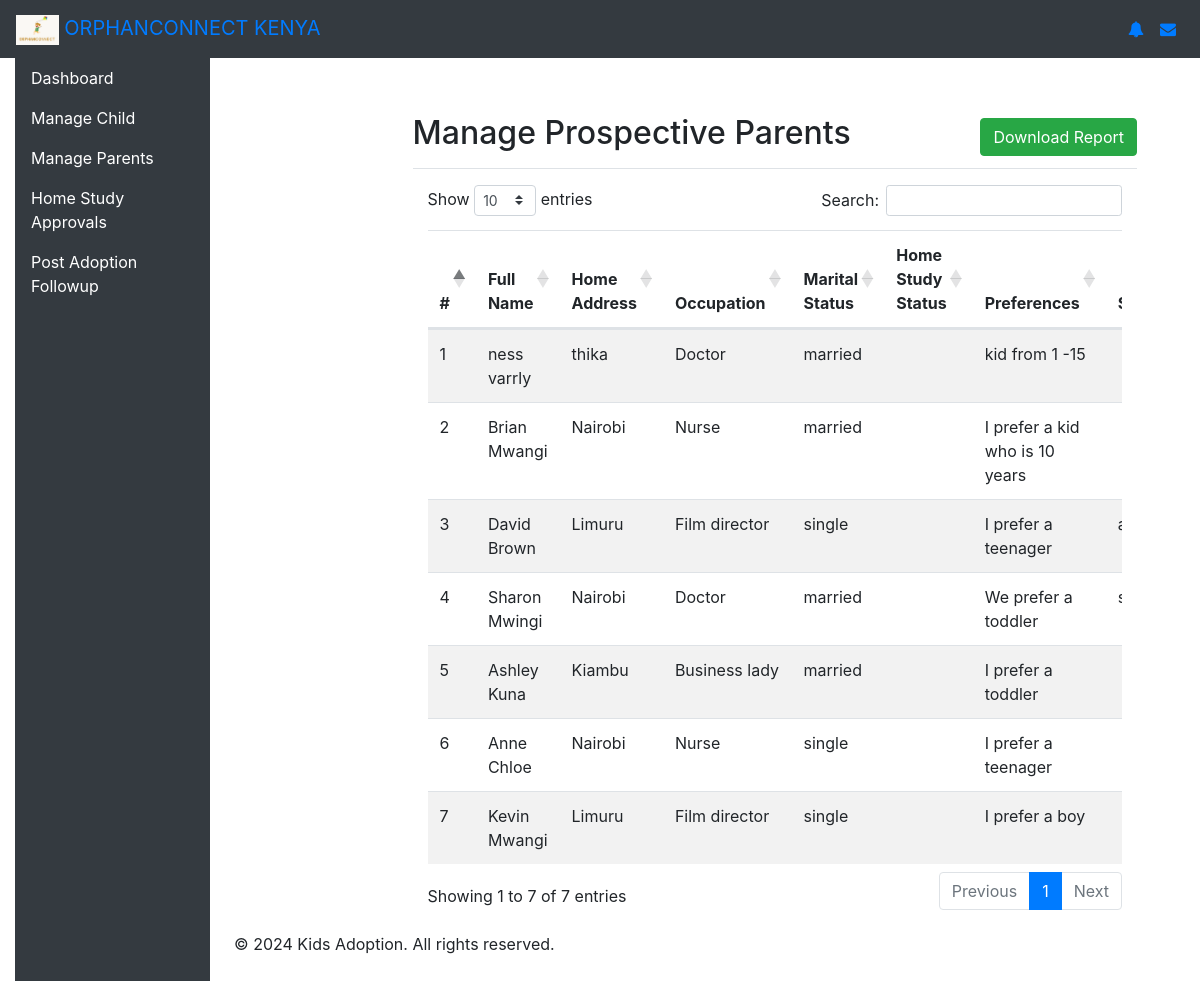
/Social_worker/manage_parents.php, run on the app's committed database.
### tables this page shows
CREATE TABLE `prospective_parents` (
  `parent_id` int(11) NOT NULL,
  `user_id` int(11) DEFAULT NULL,
  `full_name` varchar(100) NOT NULL,
  `home_address` varchar(255) DEFAULT NULL,
  `occupation` varchar(100) DEFAULT NULL,
  `marital_status` enum('single','married','divorced','widowed') NOT NULL,
  `home_study_status` enum('in-process','approved','rejected') DEFAULT NULL,
  `preferences` text DEFAULT NULL,
  `date_of_birth` date NOT NULL,
  `status` enum('pending','accepted','rejected','submitted') DEFAULT NULL
);

### Social_worker/manage_parents.php (the view, shortened to what this page needs)
<?php
require_once 'connection.php';
include "nav/nav.php";
?>
<!DOCTYPE html>
<html lang="en">
<head>
  <link rel="stylesheet" href="https://stackpath.bootstrapcdn.com/bootstrap/4.3.1/css/bootstrap.min.css">
  <link rel="stylesheet" href="https://cdn.datatables.net/1.10.20/css/dataTables.bootstrap4.min.css">
</head>
<body>
  <main role="main" class="col-md-9 ml-sm-auto col-lg-10 px-4">
    <div class="d-flex justify-content-between flex-wrap flex-md-nowrap align-items-center pt-3 pb-2 mb-3 border-bottom">
      <h1 class="h2">Manage Prospective Parents</h1>
      <a href="download_parents_report.php" class="btn btn-success">Download Report</a>
    </div>
    <div class="container">
      <div class="table-responsive">
        <table id="manageUsersTable" class="table table-striped table-hover">
          <thead>
            <tr>
              <th>#</th>
              <th>Full Name</th>
              <th>Home Address</th>
              <th>Occupation</th>
              <th>Marital Status</th>
              <th>Home Study Status</th>
              <th>Preferences</th>
              <th>Status</th>
            </tr>
          </thead>
          <tbody>
            <?php
            $sql = "SELECT parent_id, user_id, full_name, home_address, occupation, marital_status, home_study_status, preferences, status FROM prospective_parents";
            $result = $conn->query($sql);
            if ($result->num_rows > 0) {
                $count = 1;
                while ($row = $result->fetch_assoc()) {
                    echo "<tr id='parent_" . $row['parent_id'] . "'>";
                    echo "<td>" . $count . "</td>";
                    echo "<td>" . htmlspecialchars($row['full_name']) . "</td>";
                    echo "<td>" . htmlspecialchars($row['home_address']) . "</td>";
                    echo "<td>" . htmlspecialchars($row['occupation']) . "</td>";
                    echo "<td>" . htmlspecialchars($row['marital_status']) . "</td>";
                    echo "<td>" . htmlspecialchars($row['home_study_status']) . "</td>";
                    echo "<td>" . htmlspecialchars($row['preferences']) . "</td>";
                    echo "<td>" . htmlspecialchars($row['status']) . "</td>";
                    echo "</tr>";
                    $count++;
                }
            } else {
                echo "<tr><td colspan='9'>No prospective parents found</td></tr>";
            }
            ?>
          </tbody>
        </table>
      </div>
    </div>
  </main>
  <footer>
        <p>&copy; 2024 Kids Adoption. All rights reserved.</p>
    </footer>
</body>
</html>

### Social_worker/nav/nav.php (style rules this page uses)
main { padding: 20px; }

### data on the page
prospective_parents: full_name "ness varrly", home_address "thika", occupation "Doctor", marital_status "married", preferences "kid from 1 -15"
prospective_parents: full_name "Brian Mwangi", home_address "Nairobi", occupation "Nurse", marital_status "married", preferences "I prefer a kid who is 10 years"
prospective_parents: full_name "David Brown", home_address "Limuru", occupation "Film director", marital_status "single", preferences "I prefer a teenager"
prospective_parents: full_name "Sharon Mwingi", home_address "Nairobi", occupation "Doctor", marital_status "married", preferences "We prefer a toddler"
prospective_parents: full_name "Ashley Kuna", home_address "Kiambu", occupation "Business lady", marital_status "married", preferences "I prefer a toddler"
prospective_parents: full_name "Anne Chloe", home_address "Nairobi", occupation "Nurse", marital_status "single", preferences "I prefer a teenager"
prospective_parents: full_name "Kevin Mwangi", home_address "Limuru", occupation "Film director", marital_status "single", preferences "I prefer a boy"
